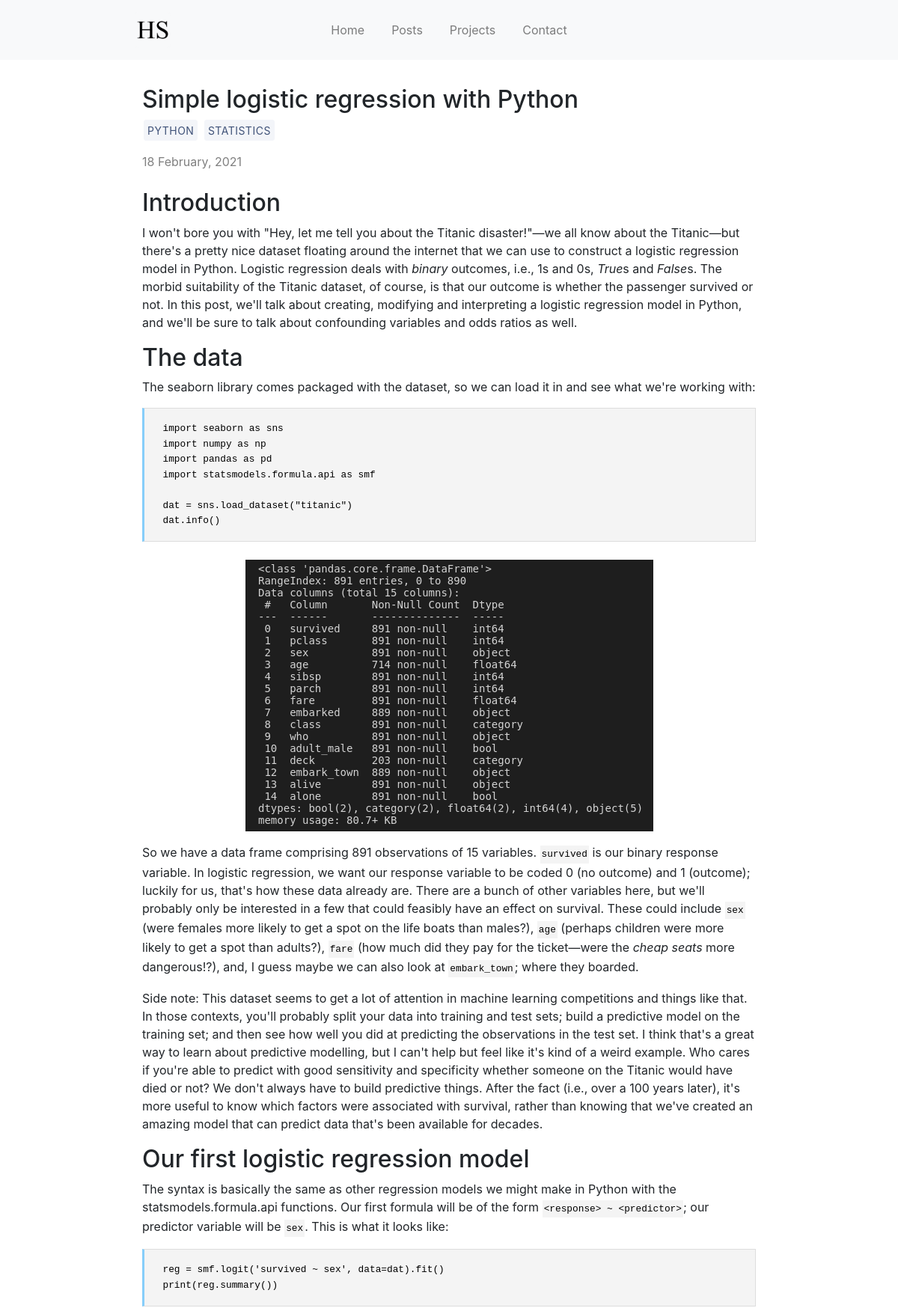
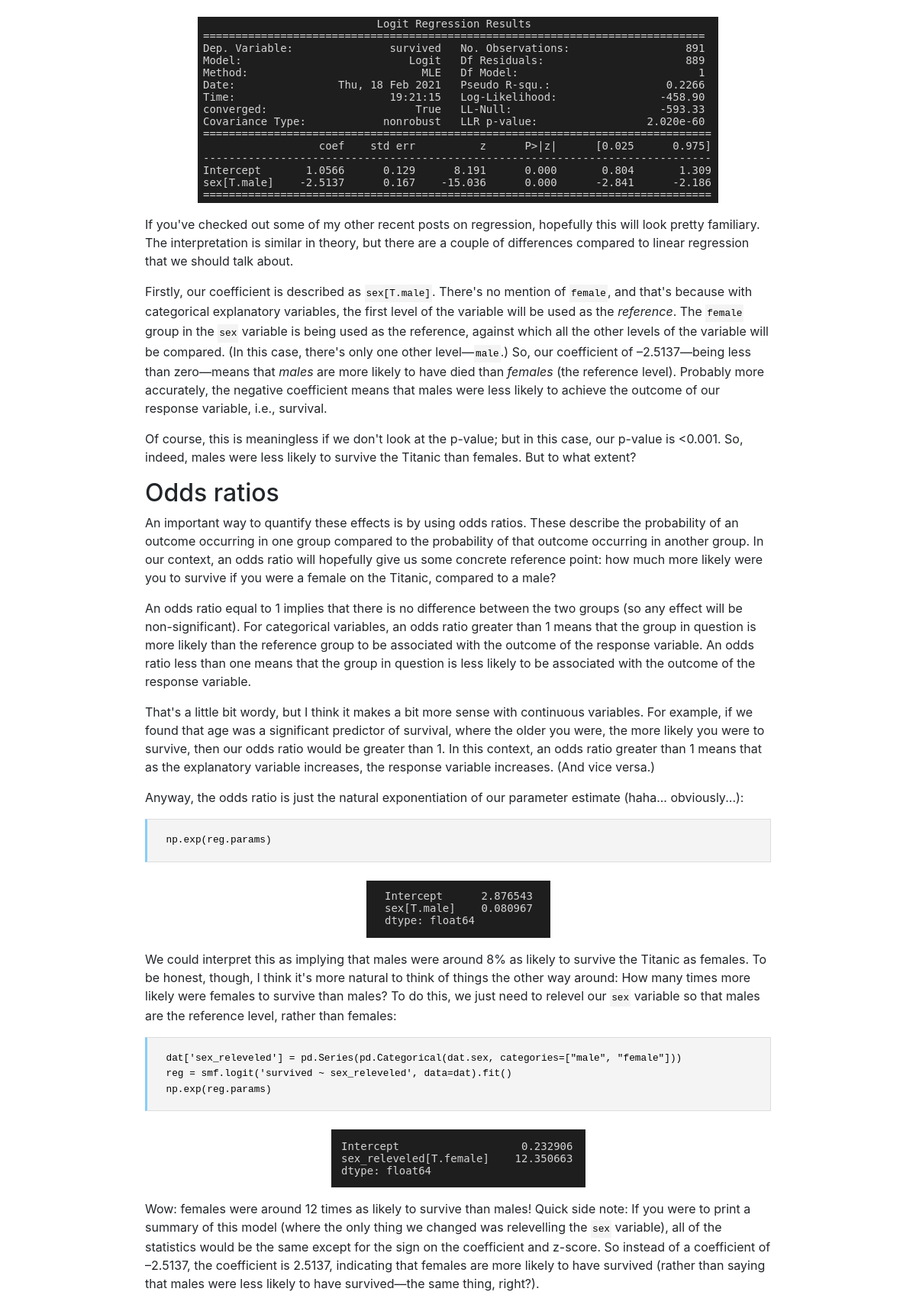
Page /posts/logistic-regression-python/ (upper part) on the committed database (2 pictures, top to bottom).
### blog/models.py (models this page shows, shortened)
class BlogPost(models.Model):
    title = models.CharField(max_length=100)
    is_published = models.BooleanField(default=True)
    published_date = models.DateField()
    modified_date = models.DateField(null=True, blank=True)
    slug = models.SlugField(unique=True)
    tags = models.ManyToManyField('Tag', related_name='blog_posts')
    snippet = models.CharField('snippet', max_length=250)
    content = models.TextField()

class Tag(models.Model):
    name = models.CharField(max_length=20)

### blog/views.py (the view)
def detail(request, slug):
    post = BlogPost.objects.get(slug=slug)
    comments = post.comment_set.filter(is_approved=True)
    new_comment = None
    if request.method == 'POST':
        comment_form = CommentForm(request.POST)
        if comment_form.is_valid():
            token = request.POST.get('h-captcha-response')
            result = check_hcaptcha(token)
            if result['success']:
                new_comment = comment_form.save(commit=False)
                new_comment.post = post
                new_comment.save()
                sender = comment_form.cleaned_data['name']
                email = comment_form.cleaned_data['email']
                message = comment_form.cleaned_data['body']
                send_mail(
                    subject="New comment",
                    message=message,
                    from_email=email,
                    recipient_list=[CONTACT_EMAIL]
                )
                return HttpResponseRedirect('/comment/')
            else:
                messages.error(request, 'Invalid captcha. Please try again.')
        else:
            messages.error(request, 'Sorry, the form is invalid.')
    elif request.method == 'GET':
        comment_form = CommentForm()
    context = {
        "post": post,
        "comments": comments,
        "comment_form": comment_form,
        "new_comment": new_comment,
    }
    return render(request, 'detail.html', context)

### blog/templates/detail.html (shortened to what this page needs)
{% extends "base.html" %}
{% load static %}
{% block content %}
	<h2>{{ post.title|safe }}</h2>
	<p>
		{% for tag in post.tags.all %}
			<a class="btn" href="{% url 'tag' tag.name %}">
				{{ tag.name }}
			</a>
		{% endfor %}
	</p>
	<p style="color:gray; display:inline;">
		{{ post.published_date|date:"j F, Y" }}
	</p>
	<br />
	<br />
	{{ post.content|safe }}
	<br />
	</div>
{% endblock %}

### static/style.css (style rules this page uses)
code { font-family: monospace; color: black; display: inline-block; padding: 2px; background: #f4f4f4; font-size: 0.8rem !important; }
pre { background: #f4f4f4; border: 1px solid #ddd; border-left: 3px solid #87CEFA; color: black; page-break-inside: avoid; font-family: monospace; font-size: 15px; line-height: 1.6; margin-bottom: 1.6em; max-width: inherit; min-width: inherit; overflow: auto; padding: 1em 1.5em; display: block; word-wrap: break-word; }
#main > p > img { padding: 0; display: block; margin: 0 auto; max-height: 100%; max-width: 100%; }
html { position: relative; min-height: 100%; }
a.btn { background-color: #f3f5f9; border: 1px solid #f3f5f9; border-radius: 3px; color: #405379; font-size: 14px; letter-spacing: .5px; margin: 0 2px; padding: 3px 4px 2px; text-transform: uppercase; white-space: nowrap; }

### rows in the picture
BlogPost: title "Simple logistic regression with Python", published_date "18 February, 2021", content "Introduction I won't bore you with \"Hey, let me tell you about the Titanic disaster!\"—we all know about the Titanic—but there's a pretty nice dataset floating around the internet that we can use to construct a logistic regression model in Python. Logistic regression deals with binary outcomes, i.e., 1s and 0s, True s and False s. The morbid suitability of the Titanic dataset, of course, is that our outcome is whether the passenger survived or not. In this post, we'll talk about creating, modifying and interpreting a logistic regression model in Python, and we'll be sure to talk about confounding variables and odds ratios as well. The data The seaborn library comes packaged with the dataset,…", content (picture)
Tag: name "PYTHON"
Tag: name "STATISTICS"
